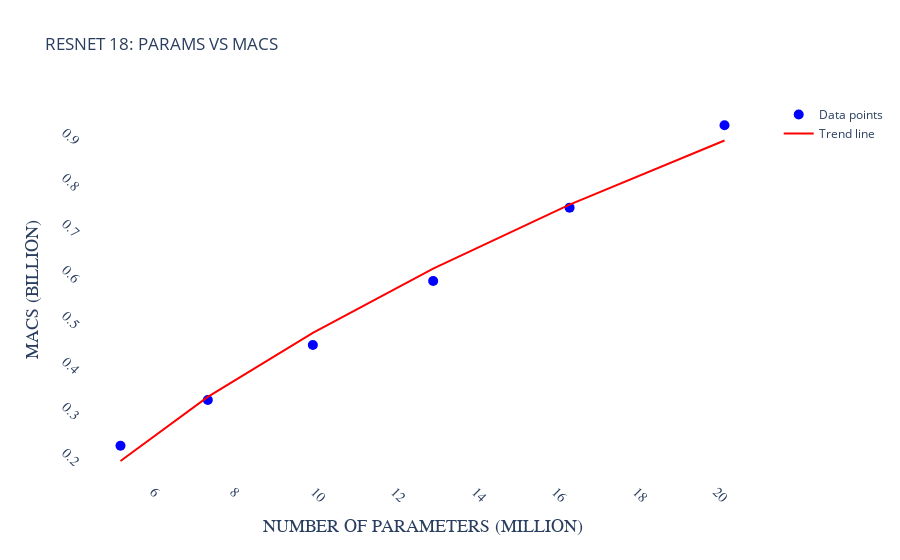

Notebook source saved alongside this figure:
### Code cell
plot_chart(res_params, res_macs, 'RESNET 18: PARAMS VS MACS', 'PARAMS', 'MACS', 'NUMBER OF PARAMETERS (MILLION)', 'MACS (BILLION)')

### Figure 1 — Plotly figure (JSON) as saved in the notebook; plotly's stock layout.template omitted (floating-point values rounded to 4 significant figures)
{"data": [{"hoverinfo": "text", "marker": {"color": "blue", "size": 10}, "mode": "markers", "name": "Data points", "text": ["PARAMS: 5.17<br>MACS: 0.24", "PARAMS: 7.34<br>MACS: 0.34", "PARAMS: 9.95<br>MACS: 0.46", "PARAMS: 12.94<br>MACS: 0.6", "PARAMS: 16.33<br>MACS: 0.76", "PARAMS: 20.18<br>MACS: 0.94"], "type": "scatter", "x": [5.17, 7.34, 9.95, 12.94, 16.33, 20.18], "y": [0.24, 0.34, 0.46, 0.6, 0.76, 0.94]}, {"line": {"color": "red", "width": 2}, "mode": "lines", "name": "Trend line", "type": "scatter", "x": [5.17, 7.34, 9.95, 12.94, 16.33, 20.18], "y": [0.2067, 0.3467, 0.4867, 0.6267, 0.7667, 0.9067]}], "layout": {"plot_bgcolor": "white", "title": {"text": "RESNET 18: PARAMS VS MACS"}, "xaxis": {"autorange": true, "tickangle": 45, "tickfont": {"family": "Arial, bold", "size": 14}, "title": {"font": {"family": "Arial, bold", "size": 18}, "text": "NUMBER OF PARAMETERS (MILLION)"}}, "yaxis": {"autorange": true, "tickangle": 45, "tickfont": {"family": "Arial, bold", "size": 14}, "title": {"font": {"family": "Arial, bold", "size": 18}, "text": "MACS (BILLION)"}}}}
